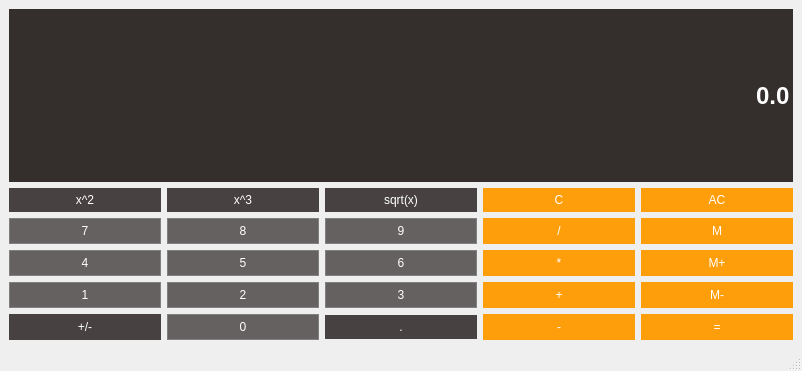
<?xml version="1.0" encoding="UTF-8"?>
<ui version="4.0">
 <class>Calculator</class>
 <widget class="QMainWindow" name="Calculator">
  <property name="geometry">
   <rect>
    <x>0</x>
    <y>0</y>
    <width>802</width>
    <height>371</height>
   </rect>
  </property>
  <property name="sizePolicy">
   <sizepolicy hsizetype="Preferred" vsizetype="Preferred">
    <horstretch>0</horstretch>
    <verstretch>0</verstretch>
   </sizepolicy>
  </property>
  <property name="windowTitle">
   <string>Calculator</string>
  </property>
  <property name="styleSheet">
   <string notr="true"/>
  </property>
  <widget class="QWidget" name="centralwidget">
   <layout class="QGridLayout" name="gridLayout">
    <item row="7" column="0">
     <widget class="QPushButton" name="Button1">
      <property name="enabled">
       <bool>true</bool>
      </property>
      <property name="sizePolicy">
       <sizepolicy hsizetype="Preferred" vsizetype="Preferred">
        <horstretch>0</horstretch>
        <verstretch>0</verstretch>
       </sizepolicy>
      </property>
      <property name="styleSheet">
       <string notr="true">QPushButton{
	background-color: #656160;
	border: 1px solid gray;
	padding: 5px;
	color: white;
}
QPushButton:pressed{
	background-color: #A9A9A9;
	border: 1px solid gray;
	padding: 5px;
}</string>
      </property>
      <property name="text">
       <string>1</string>
      </property>
      <property name="iconSize">
       <size>
        <width>20</width>
        <height>20</height>
       </size>
      </property>
     </widget>
    </item>
    <item row="8" column="3">
     <widget class="QPushButton" name="Subtract">
      <property name="enabled">
       <bool>true</bool>
      </property>
      <property name="sizePolicy">
       <sizepolicy hsizetype="Preferred" vsizetype="Preferred">
        <horstretch>0</horstretch>
        <verstretch>0</verstretch>
       </sizepolicy>
      </property>
      <property name="styleSheet">
       <string notr="true">QPushButton{
	background-color: #ff9e0b;
	border: 1px #c78021;
	padding: 5px;
	color: #FFFFFF;
}
QPushButton:pressed{
	background-color: #A9A9A9;
	border: 1px #c78021;
	color: #FFFFFF;
}</string>
      </property>
      <property name="text">
       <string>-</string>
      </property>
      <property name="iconSize">
       <size>
        <width>20</width>
        <height>20</height>
       </size>
      </property>
     </widget>
    </item>
    <item row="7" column="3">
     <widget class="QPushButton" name="Add">
      <property name="enabled">
       <bool>true</bool>
      </property>
      <property name="sizePolicy">
       <sizepolicy hsizetype="Preferred" vsizetype="Preferred">
        <horstretch>0</horstretch>
        <verstretch>0</verstretch>
       </sizepolicy>
      </property>
      <property name="styleSheet">
       <string notr="true">QPushButton{
	background-color: #ff9e0b;
	border: 1px #c78021;
	padding: 5px;
	color: #FFFFFF;
}
QPushButton:pressed{
	background-color: #A9A9A9;
	border: 1px #c78021;
	color: #FFFFFF;
}</string>
      </property>
      <property name="text">
       <string>+</string>
      </property>
      <property name="iconSize">
       <size>
        <width>20</width>
        <height>20</height>
       </size>
      </property>
     </widget>
    </item>
    <item row="6" column="0">
     <widget class="QPushButton" name="Button4">
      <property name="enabled">
       <bool>true</bool>
      </property>
      <property name="sizePolicy">
       <sizepolicy hsizetype="Preferred" vsizetype="Preferred">
        <horstretch>0</horstretch>
        <verstretch>0</verstretch>
       </sizepolicy>
      </property>
      <property name="styleSheet">
       <string notr="true">QPushButton{
	background-color: #656160;
	border: 1px solid gray;
	padding: 5px;
	color: white;
}
QPushButton:pressed{
	background-color: #A9A9A9;
	border: 1px solid gray;
	padding: 5px;
}</string>
      </property>
      <property name="text">
       <string>4</string>
      </property>
      <property name="iconSize">
       <size>
        <width>20</width>
        <height>20</height>
       </size>
      </property>
     </widget>
    </item>
    <item row="6" column="2">
     <widget class="QPushButton" name="Button6">
      <property name="enabled">
       <bool>true</bool>
      </property>
      <property name="sizePolicy">
       <sizepolicy hsizetype="Preferred" vsizetype="Preferred">
        <horstretch>0</horstretch>
        <verstretch>0</verstretch>
       </sizepolicy>
      </property>
      <property name="styleSheet">
       <string notr="true">QPushButton{
	background-color: #656160;
	border: 1px solid gray;
	padding: 5px;
	color: white;
}
QPushButton:pressed{
	background-color: #A9A9A9;
	border: 1px solid gray;
	padding: 5px;
}</string>
      </property>
      <property name="text">
       <string>6</string>
      </property>
      <property name="iconSize">
       <size>
        <width>20</width>
        <height>20</height>
       </size>
      </property>
     </widget>
    </item>
    <item row="4" column="3">
     <widget class="QPushButton" name="Divide">
      <property name="enabled">
       <bool>true</bool>
      </property>
      <property name="sizePolicy">
       <sizepolicy hsizetype="Preferred" vsizetype="Preferred">
        <horstretch>0</horstretch>
        <verstretch>0</verstretch>
       </sizepolicy>
      </property>
      <property name="styleSheet">
       <string notr="true">QPushButton{
	background-color: #ff9e0b;
	border: 1px #c78021;
	padding: 5px;
	color: #FFFFFF;
}
QPushButton:pressed{
	background-color: #A9A9A9;
	border: 1px #c78021;
	color: #FFFFFF;
}</string>
      </property>
      <property name="text">
       <string>/</string>
      </property>
      <property name="iconSize">
       <size>
        <width>20</width>
        <height>20</height>
       </size>
      </property>
     </widget>
    </item>
    <item row="0" column="0" colspan="5">
     <widget class="QLineEdit" name="Display">
      <property name="sizePolicy">
       <sizepolicy hsizetype="Preferred" vsizetype="Expanding">
        <horstretch>0</horstretch>
        <verstretch>0</verstretch>
       </sizepolicy>
      </property>
      <property name="font">
       <font>
        <pointsize>18</pointsize>
        <bold>true</bold>
       </font>
      </property>
      <property name="styleSheet">
       <string notr="true">QLineEdit{
	background-color: #342f2d;
	border: 1px #342f2d;
	color: #ffffff;
}</string>
      </property>
      <property name="text">
       <string>0.0</string>
      </property>
      <property name="alignment">
       <set>Qt::AlignRight|Qt::AlignTrailing|Qt::AlignVCenter</set>
      </property>
     </widget>
    </item>
    <item row="6" column="3">
     <widget class="QPushButton" name="Times">
      <property name="enabled">
       <bool>true</bool>
      </property>
      <property name="sizePolicy">
       <sizepolicy hsizetype="Preferred" vsizetype="Preferred">
        <horstretch>0</horstretch>
        <verstretch>0</verstretch>
       </sizepolicy>
      </property>
      <property name="styleSheet">
       <string notr="true">QPushButton{
	background-color: #ff9e0b;
	border: 1px #c78021;
	padding: 5px;
	color: #FFFFFF;
}
QPushButton:pressed{
	background-color: #A9A9A9;
	border: 1px #c78021;
	color: #FFFFFF;
}</string>
      </property>
      <property name="text">
       <string>*</string>
      </property>
      <property name="iconSize">
       <size>
        <width>20</width>
        <height>20</height>
       </size>
      </property>
     </widget>
    </item>
    <item row="3" column="1">
     <widget class="QPushButton" name="Cube">
      <property name="styleSheet">
       <string notr="true">QPushButton{
	background-color: #474241;
	border: 1px #342f2d;
	padding: 5px;
	color: #FFFFFF;
}
QPushButton:pressed{
	background-color: #A9A9A9;
	border: 1px solid gray;
	padding: 5px;
}</string>
      </property>
      <property name="text">
       <string>x^3</string>
      </property>
     </widget>
    </item>
    <item row="6" column="4">
     <widget class="QPushButton" name="MemAdd">
      <property name="enabled">
       <bool>true</bool>
      </property>
      <property name="sizePolicy">
       <sizepolicy hsizetype="Preferred" vsizetype="Preferred">
        <horstretch>0</horstretch>
        <verstretch>0</verstretch>
       </sizepolicy>
      </property>
      <property name="styleSheet">
       <string notr="true">QPushButton{
	background-color: #ff9e0b;
	border: 1px #c78021;
	padding: 5px;
	color: #FFFFFF;
}
QPushButton:pressed{
	background-color: #A9A9A9;
	border: 1px #c78021;
	color: #FFFFFF;
}</string>
      </property>
      <property name="text">
       <string>M+</string>
      </property>
      <property name="iconSize">
       <size>
        <width>20</width>
        <height>20</height>
       </size>
      </property>
     </widget>
    </item>
    <item row="7" column="2">
     <widget class="QPushButton" name="Button3">
      <property name="enabled">
       <bool>true</bool>
      </property>
      <property name="sizePolicy">
       <sizepolicy hsizetype="Preferred" vsizetype="Preferred">
        <horstretch>0</horstretch>
        <verstretch>0</verstretch>
       </sizepolicy>
      </property>
      <property name="styleSheet">
       <string notr="true">QPushButton{
	background-color: #656160;
	border: 1px solid gray;
	padding: 5px;
	color: white;
}
QPushButton:pressed{
	background-color: #A9A9A9;
	border: 1px solid gray;
	padding: 5px;
}</string>
      </property>
      <property name="text">
       <string>3</string>
      </property>
      <property name="iconSize">
       <size>
        <width>20</width>
        <height>20</height>
       </size>
      </property>
     </widget>
    </item>
    <item row="8" column="2">
     <widget class="QPushButton" name="Dot">
      <property name="styleSheet">
       <string notr="true">QPushButton{
	background-color: #474241;
	border: 1px #342f2d;
	padding: 5px;
	color: #FFFFFF;
}
QPushButton:pressed{
	background-color: #A9A9A9;
	border: 1px solid gray;
	padding: 5px;
}</string>
      </property>
      <property name="text">
       <string>.</string>
      </property>
     </widget>
    </item>
    <item row="4" column="1">
     <widget class="QPushButton" name="Button8">
      <property name="enabled">
       <bool>true</bool>
      </property>
      <property name="sizePolicy">
       <sizepolicy hsizetype="Preferred" vsizetype="Preferred">
        <horstretch>0</horstretch>
        <verstretch>0</verstretch>
       </sizepolicy>
      </property>
      <property name="styleSheet">
       <string notr="true">QPushButton{
	background-color: #656160;
	border: 1px solid gray;
	padding: 5px;
	color: white;
}
QPushButton:pressed{
	background-color: #A9A9A9;
	border: 1px solid gray;
	padding: 5px;
}</string>
      </property>
      <property name="text">
       <string>8</string>
      </property>
      <property name="iconSize">
       <size>
        <width>20</width>
        <height>20</height>
       </size>
      </property>
     </widget>
    </item>
    <item row="7" column="4">
     <widget class="QPushButton" name="MemClear">
      <property name="enabled">
       <bool>true</bool>
      </property>
      <property name="sizePolicy">
       <sizepolicy hsizetype="Preferred" vsizetype="Preferred">
        <horstretch>0</horstretch>
        <verstretch>0</verstretch>
       </sizepolicy>
      </property>
      <property name="styleSheet">
       <string notr="true">QPushButton{
	background-color: #ff9e0b;
	border: 1px #c78021;
	padding: 5px;
	color: #FFFFFF;
}
QPushButton:pressed{
	background-color: #A9A9A9;
	border: 1px #c78021;
	color: #FFFFFF;
}</string>
      </property>
      <property name="text">
       <string>M-</string>
      </property>
      <property name="iconSize">
       <size>
        <width>20</width>
        <height>20</height>
       </size>
      </property>
     </widget>
    </item>
    <item row="4" column="0">
     <widget class="QPushButton" name="Button7">
      <property name="enabled">
       <bool>true</bool>
      </property>
      <property name="sizePolicy">
       <sizepolicy hsizetype="Preferred" vsizetype="Preferred">
        <horstretch>0</horstretch>
        <verstretch>0</verstretch>
       </sizepolicy>
      </property>
      <property name="styleSheet">
       <string notr="true">QPushButton{
	background-color: #656160;
	border: 1px solid gray;
	padding: 5px;
	color: white;
}
QPushButton:pressed{
	background-color: #A9A9A9;
	border: 1px solid gray;
	padding: 5px;
}</string>
      </property>
      <property name="text">
       <string>7</string>
      </property>
      <property name="iconSize">
       <size>
        <width>20</width>
        <height>20</height>
       </size>
      </property>
     </widget>
    </item>
    <item row="8" column="1">
     <widget class="QPushButton" name="Button0">
      <property name="enabled">
       <bool>true</bool>
      </property>
      <property name="sizePolicy">
       <sizepolicy hsizetype="Preferred" vsizetype="Preferred">
        <horstretch>0</horstretch>
        <verstretch>0</verstretch>
       </sizepolicy>
      </property>
      <property name="styleSheet">
       <string notr="true">QPushButton{
	background-color: #656160;
	border: 1px solid gray;
	padding: 5px;
	color: white;
}
QPushButton:pressed{
	background-color: #A9A9A9;
	border: 1px solid gray;
	padding: 5px;
}</string>
      </property>
      <property name="text">
       <string>0</string>
      </property>
      <property name="iconSize">
       <size>
        <width>20</width>
        <height>20</height>
       </size>
      </property>
     </widget>
    </item>
    <item row="3" column="2">
     <widget class="QPushButton" name="SquareRoot">
      <property name="styleSheet">
       <string notr="true">QPushButton{
	background-color: #474241;
	border: 1px #342f2d;
	padding: 5px;
	color: #FFFFFF;
}
QPushButton:pressed{
	background-color: #A9A9A9;
	border: 1px solid gray;
	padding: 5px;
}</string>
      </property>
      <property name="text">
       <string>sqrt(x)</string>
      </property>
     </widget>
    </item>
    <item row="8" column="0">
     <widget class="QPushButton" name="ChangeSign">
      <property name="enabled">
       <bool>true</bool>
      </property>
      <property name="sizePolicy">
       <sizepolicy hsizetype="Preferred" vsizetype="Preferred">
        <horstretch>0</horstretch>
        <verstretch>0</verstretch>
       </sizepolicy>
      </property>
      <property name="styleSheet">
       <string notr="true">QPushButton{
	background-color: #474241;
	border: 1px #342f2d;
	padding: 5px;
	color: #FFFFFF;
}
QPushButton:pressed{
	background-color: #A9A9A9;
	border: 1px solid gray;
	padding: 5px;
}</string>
      </property>
      <property name="text">
       <string>+/-</string>
      </property>
      <property name="iconSize">
       <size>
        <width>20</width>
        <height>20</height>
       </size>
      </property>
     </widget>
    </item>
    <item row="8" column="4">
     <widget class="QPushButton" name="Equals">
      <property name="enabled">
       <bool>true</bool>
      </property>
      <property name="sizePolicy">
       <sizepolicy hsizetype="Preferred" vsizetype="Preferred">
        <horstretch>0</horstretch>
        <verstretch>0</verstretch>
       </sizepolicy>
      </property>
      <property name="styleSheet">
       <string notr="true">QPushButton{
	background-color: #ff9e0b;
	border: 1px #c78021;
	padding: 5px;
	color: #FFFFFF;
}
QPushButton:pressed{
	background-color: #A9A9A9;
	border: 1px #c78021;
	color: #FFFFFF;
}</string>
      </property>
      <property name="text">
       <string>=</string>
      </property>
      <property name="iconSize">
       <size>
        <width>20</width>
        <height>20</height>
       </size>
      </property>
     </widget>
    </item>
    <item row="4" column="4">
     <widget class="QPushButton" name="MemGet">
      <property name="enabled">
       <bool>true</bool>
      </property>
      <property name="sizePolicy">
       <sizepolicy hsizetype="Preferred" vsizetype="Preferred">
        <horstretch>0</horstretch>
        <verstretch>0</verstretch>
       </sizepolicy>
      </property>
      <property name="styleSheet">
       <string notr="true">QPushButton{
	background-color: #ff9e0b;
	border: 1px #c78021;
	padding: 5px;
	color: #FFFFFF;
}
QPushButton:pressed{
	background-color: #A9A9A9;
	border: 1px #c78021;
	color: #FFFFFF;
}</string>
      </property>
      <property name="text">
       <string>M</string>
      </property>
      <property name="iconSize">
       <size>
        <width>20</width>
        <height>20</height>
       </size>
      </property>
     </widget>
    </item>
    <item row="6" column="1">
     <widget class="QPushButton" name="Button5">
      <property name="enabled">
       <bool>true</bool>
      </property>
      <property name="sizePolicy">
       <sizepolicy hsizetype="Preferred" vsizetype="Preferred">
        <horstretch>0</horstretch>
        <verstretch>0</verstretch>
       </sizepolicy>
      </property>
      <property name="styleSheet">
       <string notr="true">QPushButton{
	background-color: #656160;
	border: 1px solid gray;
	padding: 5px;
	color: white;
}
QPushButton:pressed{
	background-color: #A9A9A9;
	border: 1px solid gray;
	padding: 5px;
}</string>
      </property>
      <property name="text">
       <string>5</string>
      </property>
      <property name="iconSize">
       <size>
        <width>20</width>
        <height>20</height>
       </size>
      </property>
     </widget>
    </item>
    <item row="7" column="1">
     <widget class="QPushButton" name="Button2">
      <property name="enabled">
       <bool>true</bool>
      </property>
      <property name="sizePolicy">
       <sizepolicy hsizetype="Preferred" vsizetype="Preferred">
        <horstretch>0</horstretch>
        <verstretch>0</verstretch>
       </sizepolicy>
      </property>
      <property name="styleSheet">
       <string notr="true">QPushButton{
	background-color: #656160;
	border: 1px solid gray;
	padding: 5px;
	color: white;
}
QPushButton:pressed{
	background-color: #A9A9A9;
	border: 1px solid gray;
	padding: 5px;
}</string>
      </property>
      <property name="text">
       <string>2</string>
      </property>
      <property name="iconSize">
       <size>
        <width>20</width>
        <height>20</height>
       </size>
      </property>
     </widget>
    </item>
    <item row="4" column="2">
     <widget class="QPushButton" name="Button9">
      <property name="enabled">
       <bool>true</bool>
      </property>
      <property name="sizePolicy">
       <sizepolicy hsizetype="Preferred" vsizetype="Preferred">
        <horstretch>0</horstretch>
        <verstretch>0</verstretch>
       </sizepolicy>
      </property>
      <property name="styleSheet">
       <string notr="true">QPushButton{
	background-color: #656160;
	border: 1px solid gray;
	padding: 5px;
	color: white;
}
QPushButton:pressed{
	background-color: #A9A9A9;
	border: 1px solid gray;
	padding: 5px;
}</string>
      </property>
      <property name="text">
       <string>9</string>
      </property>
      <property name="iconSize">
       <size>
        <width>20</width>
        <height>20</height>
       </size>
      </property>
     </widget>
    </item>
    <item row="3" column="0">
     <widget class="QPushButton" name="Square">
      <property name="styleSheet">
       <string notr="true">QPushButton{
	background-color: #474241;
	border: 1px #342f2d;
	padding: 5px;
	color: #FFFFFF;
}
QPushButton:pressed{
	background-color: #A9A9A9;
	border: 1px solid gray;
	padding: 5px;
}</string>
      </property>
      <property name="text">
       <string>x^2</string>
      </property>
     </widget>
    </item>
    <item row="3" column="4">
     <widget class="QPushButton" name="Clear">
      <property name="enabled">
       <bool>true</bool>
      </property>
      <property name="sizePolicy">
       <sizepolicy hsizetype="Preferred" vsizetype="Preferred">
        <horstretch>0</horstretch>
        <verstretch>0</verstretch>
       </sizepolicy>
      </property>
      <property name="styleSheet">
       <string notr="true">QPushButton{
	background-color: #ff9e0b;
	border: 1px #c78021;
	padding: 5px;
	color: #FFFFFF;
}
QPushButton:pressed{
	background-color: #A9A9A9;
	border: 1px #c78021;
	color: #FFFFFF;
}</string>
      </property>
      <property name="text">
       <string>AC</string>
      </property>
      <property name="iconSize">
       <size>
        <width>20</width>
        <height>20</height>
       </size>
      </property>
     </widget>
    </item>
    <item row="3" column="3">
     <widget class="QPushButton" name="RemoveLastChar">
      <property name="styleSheet">
       <string notr="true">QPushButton{
	background-color: #ff9e0b;
	border: 1px #c78021;
	padding: 5px;
	color: #FFFFFF;
}
QPushButton:pressed{
	background-color: #A9A9A9;
	border: 1px #c78021;
	color: #FFFFFF;
}</string>
      </property>
      <property name="text">
       <string>C</string>
      </property>
     </widget>
    </item>
   </layout>
  </widget>
  <widget class="QMenuBar" name="menubar">
   <property name="geometry">
    <rect>
     <x>0</x>
     <y>0</y>
     <width>802</width>
     <height>25</height>
    </rect>
   </property>
  </widget>
  <widget class="QStatusBar" name="statusbar"/>
 </widget>
 <resources/>
 <connections/>
</ui>
